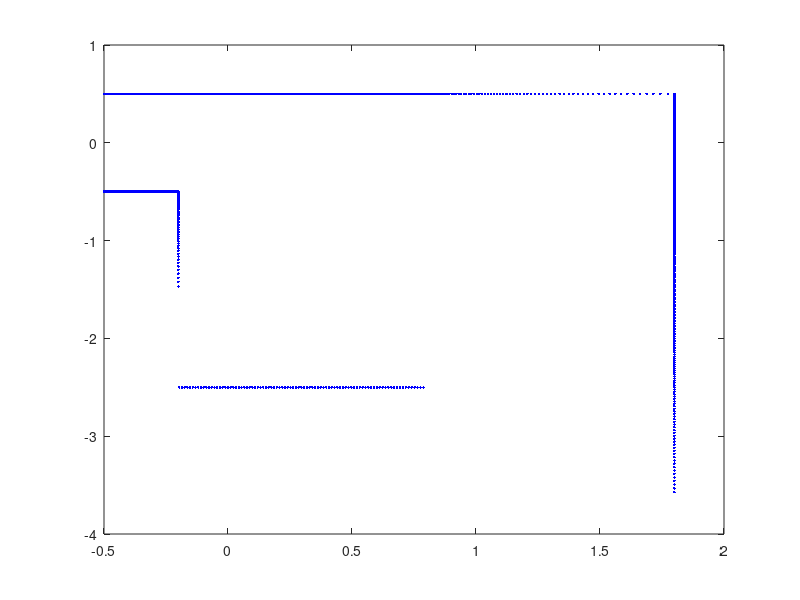

Source code (MATLAB): (Note: this script raises an error after producing the figure.)
clear all
close all
clc
load newdata.mat

%full map
map = [];

%n = size(LidarScan,1);
n = 1000;
est_x = [0;0];
est_dx = [];
est_theta = 0;
est_dtheta = 0;

%minimum turn, this is the error for sensing if the robot is actually
%turning or not.  I know that the robot currently turns at 45 degrees per
%second, so anything less the that should be noted.
error_dtheta = deg2rad(3);

for nScan = 55:2:n
    
    theta = LidarPose(nScan,3);
    a = LidarAngles;
    z = LidarScan(nScan, :);

    %  Remove out of range measurements
    I = (z >= LidarRange);
    a(I) = [];
    z(I) = [];

    [x,y] = pol2cart(a,z);

    raw = [x;y];
    if isempty(map)
        map = [map raw];
    else
 
    dx = 0;
    ii = 0;
    
    last_est_dx=[0;0];
    last_est_dtheta=0;
    if ~isempty(est_dx)
        %make a quick guess based on the estimated dx
        last_est_dx=est_dx;
        TT = repmat(est_x(:,end) + last_est_dx, 1, size(raw,2));
        phi = -est_theta + last_est_dtheta;
        TR = [cos(phi) (-sin(phi)); sin(phi) cos(phi)];
        %TR = eye(2);
        raw = TR*raw + TT;
        
    end
    
    est_dx = [0;0];
    est_dtheta = 0;
    while true
        
        ii = ii + 1;
        temp = killoutliers(map,raw, 0.1);
        [TR,TT] = call_icp1(map,temp);

        TR = TR(1:2,1:2);
        TT = repmat(TT(1:2), 1, size(raw,2));

        raw = TR * raw + TT;
        est_dx = est_dx + TT(:,1);
        
        est_dtheta = est_dtheta + acos(TR(1,1));
        
        %nScan;
        %fprintf('current sub iteration : %d\ncurrent major iteration: %d\n', ii, nScan);
        dx = abs(sqrt(TT(1,1)^2 + TT(2,1)^2));
        if ii > 1
            if abs(dx) < 0.00000001
                new_x = est_x(:,end) + est_dx + last_est_dx;
                est_x = [est_x new_x];
                
                if est_dtheta < error_dtheta;
                    est_dtheta = 0;
                end
                est_theta = real(est_theta + est_dtheta + last_est_dtheta);
                break;
            end
        end
        
    end

    map = [map raw];

    figure(1)
    plot(raw(1,:), raw(2,:), 'r.')
    hold on
    plot(est_x(1,:), est_x(2,:), 'k.');
    end
    
    plot(map(1,:), map(2,:), 'b.')
    hold off
    
    rad2deg(est_theta)
    
    pause(0.1);
end
